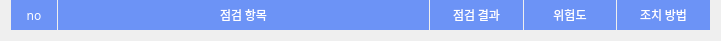
   <widget class="QWidget" name="horizontalLayoutWidget">
    <property name="geometry">
     <rect>
      <x>200</x>
      <y>210</y>
      <width>721</width>
      <height>41</height>
     </rect>
    </property>
    <layout class="QHBoxLayout" name="horizontalLayout_2" stretch="1,8,2,2,2">
     <property name="spacing">
      <number>1</number>
     </property>
     <property name="topMargin">
      <number>0</number>
     </property>
     <item>
      <widget class="QLabel" name="label_24">
       <property name="font">
        <font>
         <family>AppleSDGothicNeoM00</family>
         <pointsize>9</pointsize>
         <weight>50</weight>
         <bold>false</bold>
        </font>
       </property>
       <property name="styleSheet">
        <string notr="true">border: 1px solid rgb(108,147,246);
background-color: rgb(108,147,246);
color: rgb(255, 255, 255)</string>
       </property>
       <property name="text">
        <string> no </string>
       </property>
       <property name="alignment">
        <set>Qt::AlignCenter</set>
       </property>
      </widget>
     </item>
     <item>
      <widget class="QLabel" name="label_26">
       <property name="font">
        <font>
         <family>AppleSDGothicNeoM00</family>
         <pointsize>9</pointsize>
         <weight>50</weight>
         <bold>false</bold>
        </font>
       </property>
       <property name="styleSheet">
        <string notr="true">border: 1px solid rgb(108,147,246);
background-color: rgb(108,147,246);
color: rgb(255, 255, 255)</string>
       </property>
       <property name="text">
        <string>점검 항목</string>
       </property>
       <property name="alignment">
        <set>Qt::AlignCenter</set>
       </property>
      </widget>
     </item>
     <item>
      <widget class="QLabel" name="label_27">
       <property name="font">
        <font>
         <family>AppleSDGothicNeoM00</family>
         <pointsize>9</pointsize>
         <weight>50</weight>
         <bold>false</bold>
        </font>
       </property>
       <property name="styleSheet">
        <string notr="true">border: 1px solid rgb(108,147,246);
background-color: rgb(108,147,246);
color: rgb(255, 255, 255)</string>
       </property>
       <property name="text">
        <string>점검 결과</string>
       </property>
       <property name="alignment">
        <set>Qt::AlignCenter</set>
       </property>
      </widget>
     </item>
     <item>
      <widget class="QLabel" name="label_28">
       <property name="font">
        <font>
         <family>AppleSDGothicNeoM00</family>
         <pointsize>9</pointsize>
         <weight>50</weight>
         <bold>false</bold>
        </font>
       </property>
       <property name="styleSheet">
        <string notr="true">border: 1px solid rgb(108,147,246);
background-color: rgb(108,147,246);
color: rgb(255, 255, 255)</string>
       </property>
       <property name="text">
        <string>위험도</string>
       </property>
       <property name="alignment">
        <set>Qt::AlignCenter</set>
       </property>
      </widget>
     </item>
     <item>
      <widget class="QLabel" name="label_30">
       <property name="font">
        <font>
         <family>AppleSDGothicNeoM00</family>
         <pointsize>9</pointsize>
         <weight>50</weight>
         <bold>false</bold>
        </font>
       </property>
       <property name="styleSheet">
        <string notr="true">border: 1px solid rgb(108,147,246);
background-color: rgb(108,147,246);
color: rgb(255, 255, 255)</string>
       </property>
       <property name="text">
        <string>조치 방법</string>
       </property>
       <property name="alignment">
        <set>Qt::AlignCenter</set>
       </property>
      </widget>
     </item>
    </layout>
   </widget>
